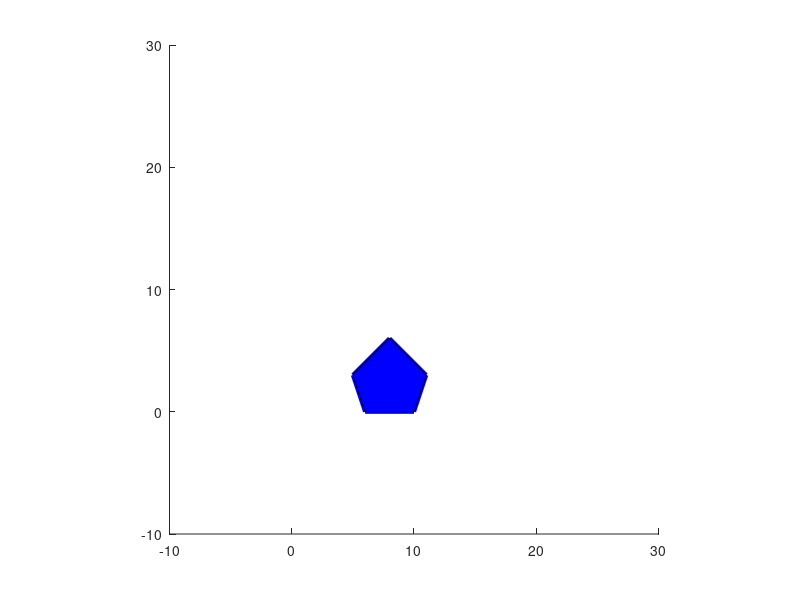

This chart was generated by the following MATLAB code: (Note: this script raises an error after producing the figure.)
clear;close all
Obj=[6 10 11 8 5 6 
     0 0 3 6 3 0
     1 1 1 1 1 1];
figure
axis([-10,30,-10,30]);
axis square 
set(gcf,'color','w');
hold on 
    x=Obj(1,:);
    y=Obj(2,:); 
    plot(x,y,'b','Linewidth',3.0);
    fill(x,y,'b');
    for i=1:10
    MoveObj=move(0,i)*Obj;
    x=MoveObj(1,:);
    y=MoveObj(2,:); 
    plot(x,y,'w','Linewidth',3.0);
    fill(x,y,'w');
    end
   
